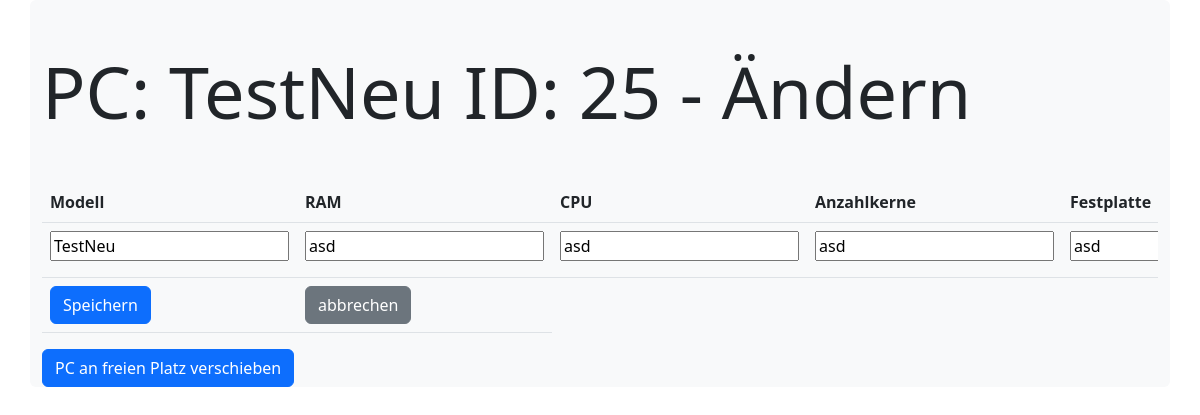
/itinventory/updatePc/25/1, run on the app's committed database.
### itinventory/models.py (models this page shows)
class Pcs(models.Model):
    modell = models.CharField(max_length=255)
    RAM = models.CharField(max_length=255)
    CPU = models.CharField(max_length=255)
    anzahlkerne = models.CharField(max_length=255)
    festplatte = models.CharField(max_length=255, null=True)
    serialnummer = models.CharField(max_length=50,default=None, null=True, blank=True)
    monitor1 = models.CharField(max_length=50,default=None, null=True, blank=True)
    monitor2 = models.CharField(max_length=50,default=None, null=True, blank=True)
    bemaerkung = models.CharField(max_length=300,default=None, null=True, blank=True)
    status = models.CharField(max_length=100,default=None, null=True, blank=True)

### itinventory/views.py (the view)
# urls.py: path('updatePc/<int:id>/<int:id_room>', views.updatePc, name='updatePc'),
def updatePc(request, id, id_room):
    mypcs = Pcs.objects.get(id=id)
    myFreePlatz = Platz.objects.all().select_related('room').filter(pc_id__isnull=True)
    template = loader.get_template('updatePc.html')
    context = {
        'mypcs': mypcs,
        'id_room': id_room,
        'myFreePlatz': myFreePlatz,
    }
    return HttpResponse(template.render(context, request))

### itinventory/templates/updatePc.html (shortened to what this page needs)
<!doctype html>
<html lang="en">
  <head>
    <link href="https://cdn.jsdelivr.net/npm/bootstrap@5.2.2/dist/css/bootstrap.min.css" rel="stylesheet">
    <link rel="icon" href="https://usercontent.one/wp/www.qa-rheinruhr.de/wp-content/uploads/favicon.png" sizes="32x32">  </head>
  <body>
    <div class="container  bg-light rounded" >
        <div class="row">
            <div class="col-12">
              <h1 class="display-2 my-5">PC: {{mypcs.modell}} ID: {{mypcs.id}} - Ändern</h1>
              <div class="table-responsive">
                <form  action="/itinventory/updatePc/updatePcRecord/{{ mypcs.id}}/{{ id_room }}" method="post">
                    <table class="table">
                        <tr>
                          <th>Modell</th>
                          <th>RAM</th>
                          <th>CPU</th>
                          <th>Anzahlkerne</th>
                          <th>Festplatte</th>
                        </tr>
                        <tr>
                          <td><input name="modell" type="text" value="{{ mypcs.modell }}"></td>
                          <td><input name="RAM" type="text" value="{{ mypcs.RAM }}"></td>
                          <td><input name="CPU"  type="text" value="{{ mypcs.CPU }}"></td>
                          <td><input name="anzahlkerne"  type="text" value="{{ mypcs.anzahlkerne }}"></td>
                          <td><input name="festplatte"  type="text" value="{{ mypcs.festplatte }}"></td>
                        </tr>
                        <tr>
                          <td><input type="submit" value="Speichern" placeholder="Speichern" class="btn btn-primary" name="save"></td>
                          <td><a href="/itinventory/platzviewFilter/{{ id_room }}" class="btn btn-secondary">abbrechen</a></td>
                        </tr>
                      </table>
                <button type="button" class="btn btn-primary" data-bs-toggle="modal" data-bs-target="#exampleModal">
                  PC an freien Platz verschieben
                </button>
              </form>
              </div>
            </div>
        </div>
    </div>
  </body>
</html>

### data on the page
Pcs: modell "TestNeu", id "25", RAM "asd", CPU "asd", anzahlkerne "asd", festplatte "asd"
